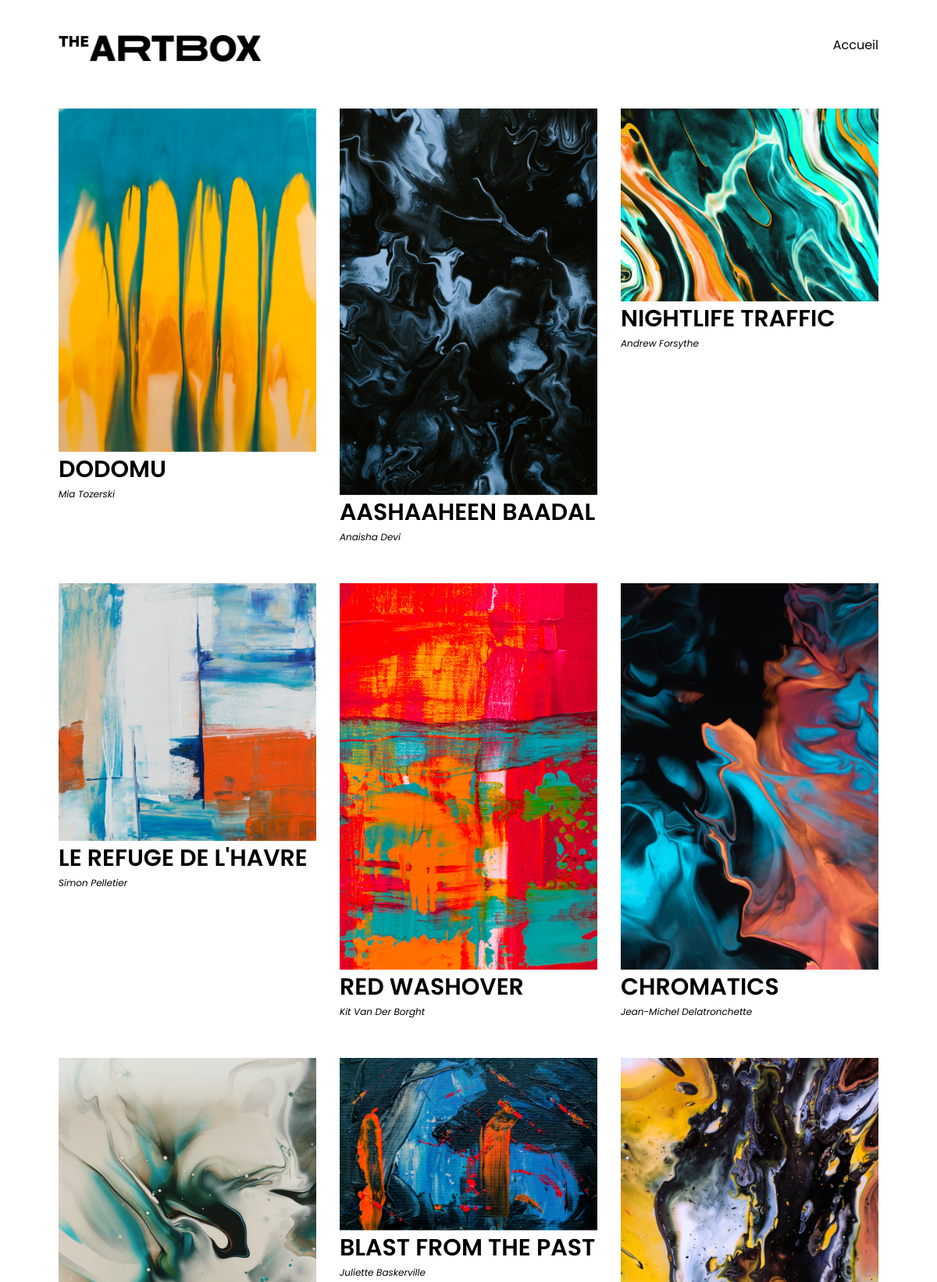
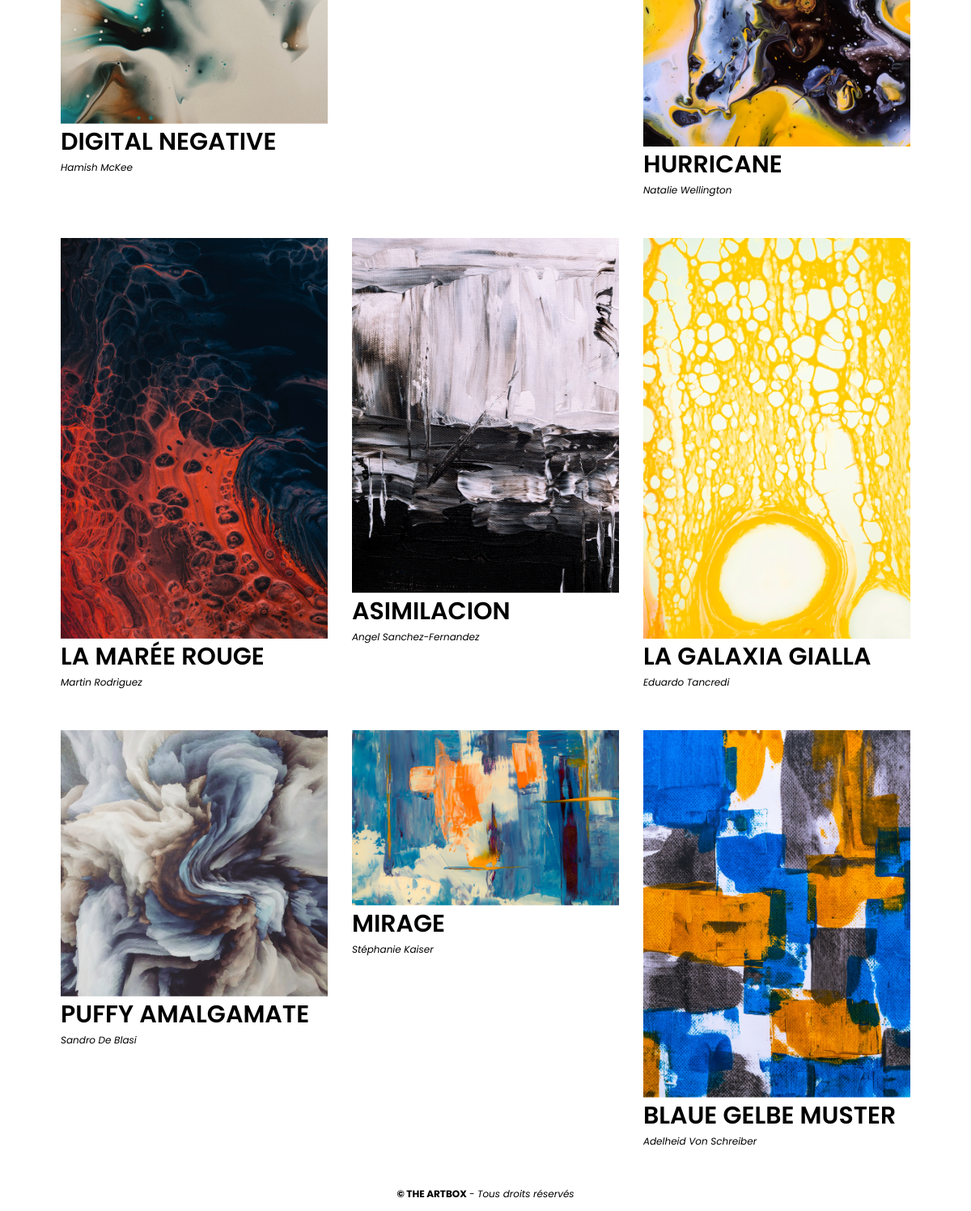
The page / on the database its author committed (2 pictures, top to bottom).
### tables this page shows
CREATE TABLE `oeuvres` (
  `id` int NOT NULL,
  `nom` varchar(100) NOT NULL,
  `auteur` varchar(100) NOT NULL,
  `image` varchar(250) NOT NULL,
  `description` longtext NOT NULL
);

### index.php (the view, shortened to what this page needs)
<?php
    require_once(__DIR__ . '/header.php');
    $mysqlClient = connexion();
    $oeuvresStatement = $mysqlClient->prepare('SELECT * FROM oeuvres');
    $oeuvresStatement->execute();
    $oeuvres = $oeuvresStatement->fetchAll();
?>
<!doctype html>
<html lang="fr">
<head>
    <link rel="stylesheet" href="css/style.css">
</head>
<body>
    <main>
        <div id="liste-oeuvres">
            <?php foreach($oeuvres as $oeuvre) : ?>
                <article class="oeuvre">
                    <a href="oeuvre.php?id=<?php echo $oeuvre['id'] ?>">
                        <img src=<?php echo $oeuvre['image'] ?> alt=<?php echo $oeuvre['nom'] ?>>
                        <h2><?php echo $oeuvre['nom'] ?></h2>
                        <p class="description"><?php echo $oeuvre['auteur'] ?></p>
                    </a>
                </article>
            <?php endforeach; ?>
        </div>
    </main>
    <?php require_once(__DIR__ . '/footer.php') ?>
</body>
</html>

### header.php
<header>
        <a href="index.html"><img src="img/logo.png" alt="Logo Artbox" id="logo"></a>
        <nav>
            <ul>
                <li><a href="index.php">Accueil</a></li>
            </ul>
        </nav>
</header>

### footer.php
<footer>
        <p>
            <strong>© THE ARTBOX</strong> - <em>Tous droits réservés</em>
        </p>
</footer>

### css/style.css (style rules this page uses)
html, body { margin: 0; }
* { box-sizing: border-box; font-family: 'Poppins', sans-serif; }
a { text-decoration: none; color: inherit; }
header { display: flex; justify-content: space-between; max-width: 1080px; margin: auto; padding: 45px 15px; }
#logo { width: 260px; }
header ul { list-style: none; padding: 0; margin: 0; }
main { max-width: 1080px; margin: auto; }
footer { text-align: center; font-size: 12px; }
#liste-oeuvres { display: flex; flex-wrap: wrap; }
.oeuvre { width: 33.33%; padding: 15px; }
.oeuvre img { width: 100%; }
.oeuvre h2, #detail-oeuvre h1 { text-transform: uppercase; margin-top: 0; margin-bottom: 0; font-weight: 600; font-size: 30px; }
.oeuvre .description, #detail-oeuvre .description { font-style: italic; margin-top: 0; font-size: 12px; margin-bottom: 20px; }

### rows shown on the page
oeuvres: image (picture), nom "DODOMU", auteur "Mia Tozerski"
oeuvres: image (picture), nom "AASHAAHEEN BAADAL", auteur "Anaisha Devi"
oeuvres: image (picture), nom "NIGHTLIFE TRAFFIC", auteur "Andrew Forsythe"
oeuvres: image (picture), nom "LE REFUGE DE L'HAVRE", auteur "Simon Pelletier"
oeuvres: image (picture), nom "RED WASHOVER", auteur "Kit Van Der Borght"
oeuvres: image (picture), nom "CHROMATICS", auteur "Jean-Michel Delatronchette"
oeuvres: image (picture), nom "DIGITAL NEGATIVE", auteur "Hamish McKee"
oeuvres: image (picture), nom "BLAST FROM THE PAST", auteur "Juliette Baskerville"
oeuvres: image (picture), nom "HURRICANE", auteur "Natalie Wellington"
oeuvres: image (picture), nom "LA MARÉE ROUGE", auteur "Martin Rodriguez"
oeuvres: image (picture), nom "ASIMILACION", auteur "Angel Sanchez-Fernandez"
oeuvres: image (picture), nom "LA GALAXIA GIALLA", auteur "Eduardo Tancredi"
oeuvres: image (picture), nom "PUFFY AMALGAMATE", auteur "Sandro De Blasi"
oeuvres: image (picture), nom "MIRAGE", auteur "Stéphanie Kaiser"
oeuvres: image (picture), nom "BLAUE GELBE MUSTER", auteur "Adelheid Von Schreiber"
